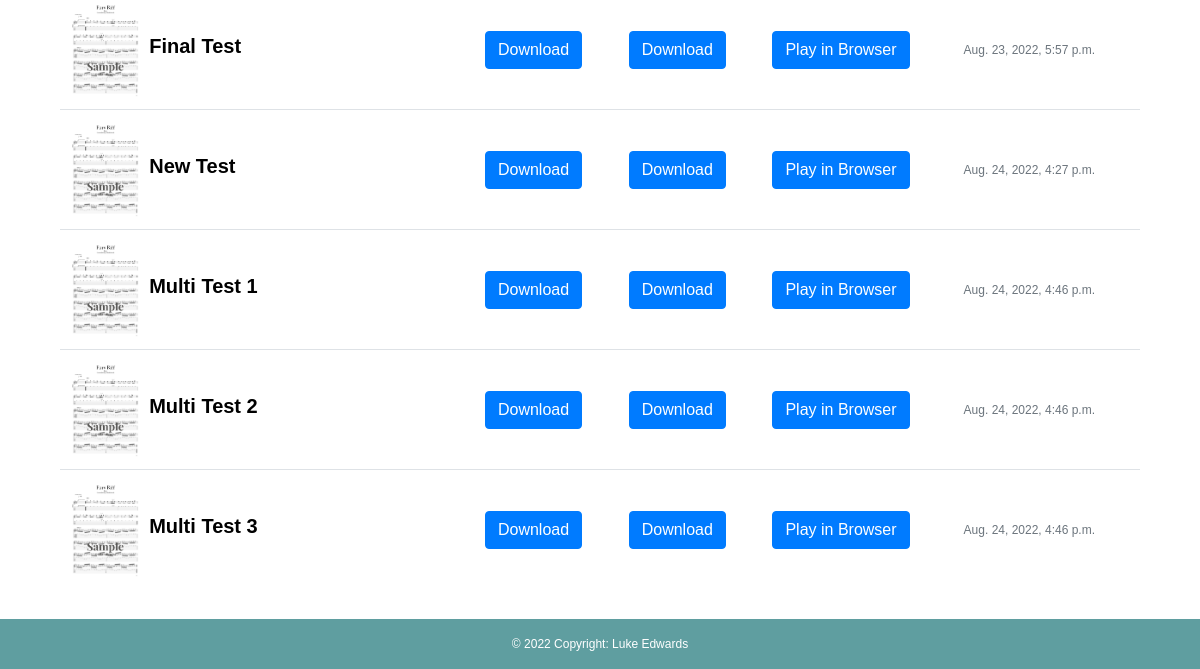
The page /profile/ (signed in, lower part) on the database as committed earlier.
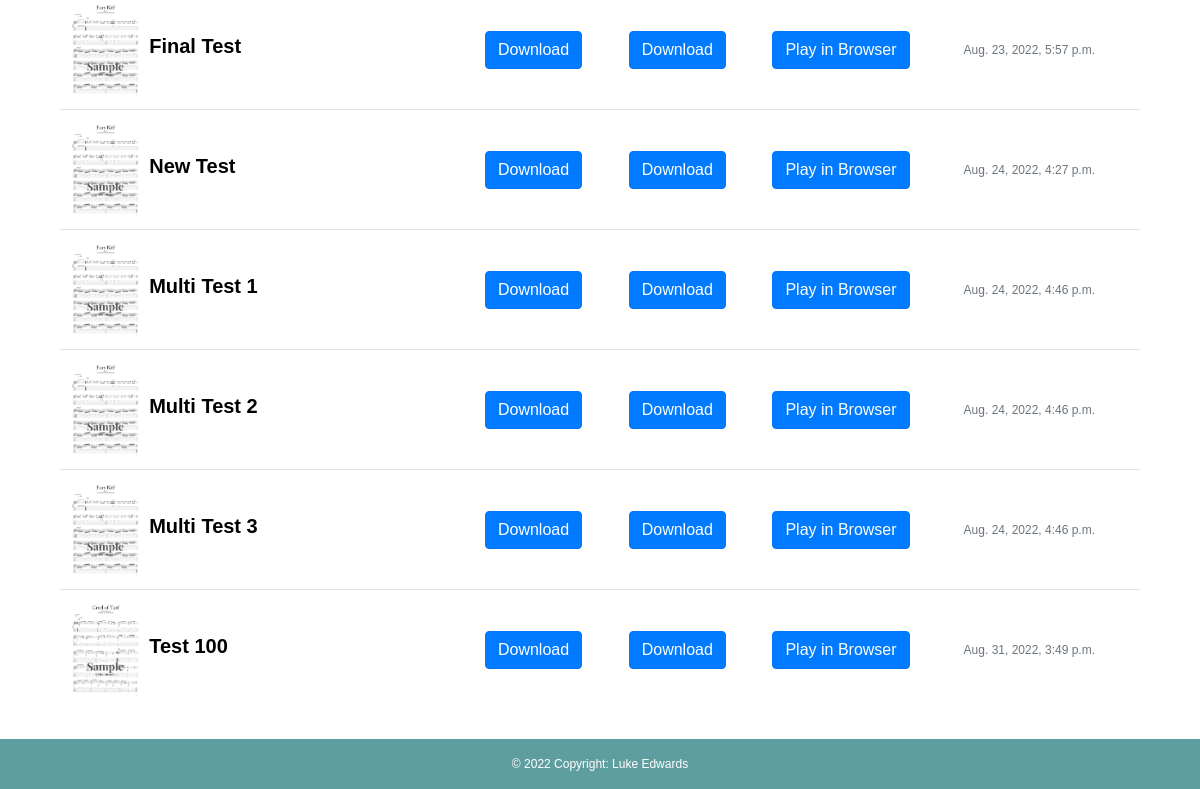
The same page on the database as committed later.
### checkout/models.py (models this page shows, shortened)
class OrderLineItem(models.Model):
    order = models.ForeignKey(Order, null=False, blank=False, on_delete=models.CASCADE, related_name='lineitems')
    product = models.ForeignKey(Product, null=False, blank=False, on_delete=models.CASCADE)
    lineitem_total = models.DecimalField(max_digits=6, decimal_places=2, null=False, blank=False, editable=False)
    vendor = models.CharField(max_length=32, null=True, blank=True)

class Order(models.Model):
    order_number = models.CharField(max_length=32, null=False, editable=False)
    user_profile = models.ForeignKey(UserProfile, on_delete=models.SET_NULL,
                                     null=True, blank=True, related_name='orders')
    username = models.CharField(max_length=32, null=False, editable=False)
    full_name = models.CharField(max_length=50, null=False, blank=False)
    email = models.EmailField(max_length=254, null=False, blank=False)
    phone_number = models.CharField(max_length=20, null=False, blank=False)
    date = models.DateTimeField(auto_now_add=True)
    order_total = models.DecimalField(max_digits=10, decimal_places=2, null=False, default=0)

### products/models.py (models this page shows, shortened)
class Product(models.Model):
    genre = models.ForeignKey('Genre', null=True, blank=True, on_delete=models.SET_NULL)
    difficulty = models.ForeignKey('Difficulty', null=True, blank=True, on_delete=models.SET_NULL)
    sku = models.CharField(max_length=254, null=True, blank=True)
    name = models.CharField(max_length=254)
    description = models.TextField()
    price = models.DecimalField(max_digits=6, decimal_places=2)
    rating = models.DecimalField(max_digits=6, decimal_places=2, null=True, blank=True)
    image_url = models.URLField(max_length=1024, null=True, blank=True)
    image = models.ImageField(null=True, blank=True,)
    vendor = models.CharField(max_length=254, null=True)
    PDF = models.FileField(null=True,)
    Guitar_Pro_Unlocked = models.FileField(null=True,)
    Guitar_Pro_Locked = models.FileField(null=True, blank=True)
    video = models.URLField(max_length=1024, null=True, blank=True)

### user_profile/views.py (the view)
# urls.py: path('profile/', include('user_profile.urls')),
def user_profile(request):
    profile = get_object_or_404(UserProfile, user=request.user)
    products = Product.objects.all()
    orders = profile.orders.all()
    context = {
        'products': products,
        'profile': profile,
        'orders': orders
    }
    return render(request, 'user_profile/profile.html', context)

### cart/contexts.py (called while the page is built, shortened)
def cart_contents(request):
    cart_items = []
    total = 0
    product_count = 0
    cart = request.session.get('cart', {})
    total = total
    context = {
        'cart_items': cart_items,
        'total': total,
        'product_count': product_count,
    }
    return context

### user_profile/templates/user_profile/profile.html (shortened to what this page needs)
{% extends "base.html" %}
{% load static %}
{% block content %}
<div style="margin: 0 auto;" class=" text-black">
    <div style="width: 90%; margin: 0 auto;" class="row ">
      <table id="scores-container" class="table align-middle mb-0 bg-white">
        <tbody>
          {% for order in orders %}
            {% for item in order.lineitems.all%}
          <tr>
            <td>
              <div class="d-flex align-items-center">
                <a href="/media/{{item.product.image}}" target="_blank">
                <img
                    id="purchased-img"
                    src="/media/{{item.product.image}}"
                    alt="{{item.product.name}}"
                    style="max-height: 95px; margin-right: 10px;"
                    class=""
                    />
                  </a>
                <div class="ms-3">
                  <a href="{% url 'product_detail' item.product.id %}">
                    <h5 class="text-black"><strong>{{item.product.name|title}}</strong></h5>
                    </a>
                </div>
              </div>
            </td>
            <td>
              <a href="/media/{{item.product.PDF}}" class="btn btn-primary my-auto animated-btn" target="_blank">Download</a>
            </td>
            <td>
              {% if item.product.Guitar_Pro_Locked%}
              <a href="/media/{{item.product.Guitar_Pro_Locked}}" class="btn btn-primary animated-btn" target="_blank">Download</a>
              {% else %}
              {% if item.product.Guitar_Pro_Unlocked%}
              <a href="/media/{{item.product.Guitar_Pro_Unlocked}}" class="btn btn-primary animated-btn" target="_blank">Download</a>
              {%else%}
              <span><input type="button" disabled value="No GP File" class="btn btn-secondary "></span>
              {%endif%}
              {%endif%}
            </td>
            <td>
              {% if item.product.Guitar_Pro_Unlocked %}
              <span><a href="{% url 'guitar_pro' item.product.id%}" class="btn btn-primary animated-btn">Play in Browser</a></span>
              {%else%}
              <span><input type="button" disabled value="No GP File" class="btn btn-secondary "></span>
              {%endif%}
            </td>
            <td>
              <span class="text-muted">{{order.date}}</span>
            </td>
          </tr>
          {%endfor%}
          {%endfor%}
        </tbody>
      </table>
    </div>
  </div>
{% endblock %}

### templates/base.html (shortened to what this page needs)
{% load static %}
<!doctype html>
<html lang="en">
  <head>
    {% block corecss %}
    <link rel="stylesheet" href="https://cdn.jsdelivr.net/npm/bootstrap@4.6.1/dist/css/bootstrap.min.css">
    <link rel="stylesheet" href="{% static 'css/base.css' %}">
    <link href="http://maxcdn.bootstrapcdn.com/font-awesome/4.1.0/css/font-awesome.min.css" rel="stylesheet">
    <link rel="stylesheet" href="https://cdnjs.cloudflare.com/ajax/libs/font-awesome/6.1.1/css/all.min.css"
 />
    {% endblock %}
    {% block extra_css %}
    <link rel="stylesheet" href="{% static 'css/scores.css'%}">
    {% endblock %}
  </head>
  <body>
    {% block content %}
    {% endblock %}
    <footer id="footer" class=" text-center text-lg-start">
        <div class="text-center p-3">
          © 2022 Copyright: Luke Edwards
        </div>
      </footer>
  </body>
</html>

### static/css/base.css (style rules this page uses)
html { height: 100%; }
body { height: 100%; min-height: 100%; margin: 0; padding-bottom: 30px; }
body { background-size: cover; height: calc(100vh - 164px); color: black !important; font-family: 'Helvetica'; }
#scores-container { margin-bottom: 80px !important; overflow: scroll; width: 100%; }
#footer { margin-top: 25px; background-color: cadetblue !important; color: white; bottom: 0; width: 100%; position: fixed; bottom: 0; z-index: 9999; left: 0 !important; }
.text-black { color: #000 !important; }
* { box-sizing: border-box; }
.row:after { content: ""; display: table; clear: both; }
#purchased-img { transition: .3s ease-in-out; }

### static/css/scores.css (style rules this page uses)
body { font-family: Arial, Helvetica, sans-serif; font-size: 12px; }

Rows that differ between the two databases and show on the page:
added Order: date "Aug. 31, 2022, 3:49 p.m."
added OrderLineItem: product.image (picture), product.name "Test 100", shows "Play in Browser"
